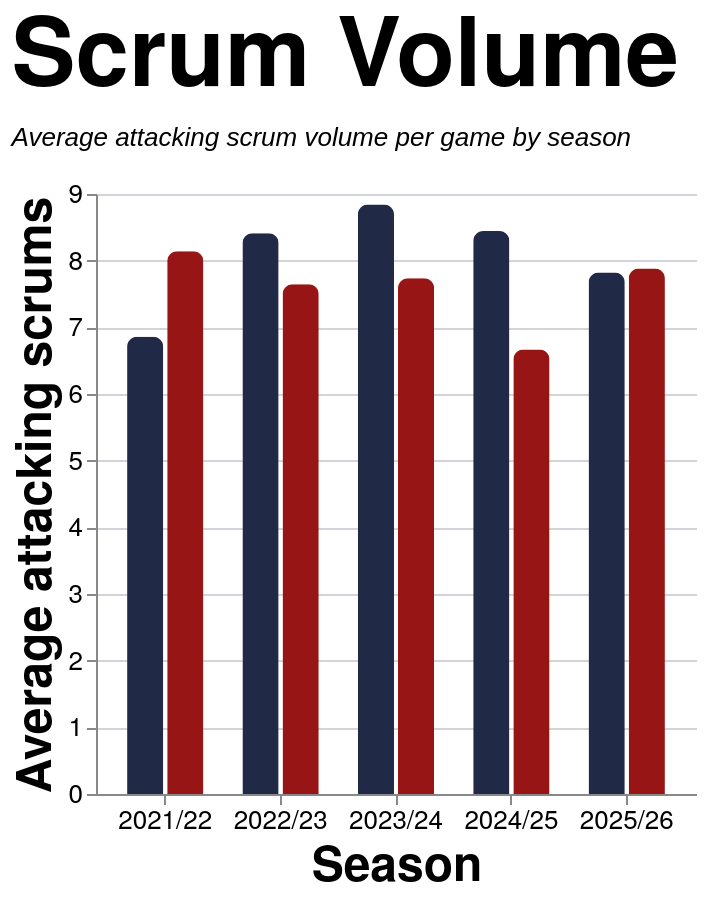

Vega-Lite specification stored for this chart:
### Vega-Lite specification from a JSON file in a GitHub repository (floating-point values rounded to 4 significant figures)
{"config": {"axis": {"labelFont": "PT Sans Narrow, Helvetica Neue, Helvetica, Arial, sans-serif", "titleFont": "PT Sans Narrow, Helvetica Neue, Helvetica, Arial, sans-serif", "labelFontSize": 13, "titleFontSize": 24, "gridColor": "#202947", "gridOpacity": 0.2, "zindex": 1}, "text": {"font": "Lato, sans-serif"}, "bar": {"cornerRadiusEnd": 5}, "header": {"labelFont": "PT Sans Narrow, Helvetica Neue, Helvetica, Arial, sans-serif", "titleFont": "PT Sans Narrow, Helvetica Neue, Helvetica, Arial, sans-serif", "labelFontSize": 24, "titleFontSize": 28, "labelFontWeight": "bold", "orient": "left"}, "legend": {"labelFont": "PT Sans Narrow, Helvetica Neue, Helvetica, Arial, sans-serif", "titleFont": "PT Sans Narrow, Helvetica Neue, Helvetica, Arial, sans-serif", "labelFontSize": 14, "titleFontSize": 16, "titlePadding": 5, "fillColor": "white", "strokeColor": "black", "padding": 10, "titleFontWeight": "lighter", "titleFontStyle": "italic", "titleColor": "gray", "offset": 10}, "title": {"font": "PT Sans Narrow, Helvetica Neue, Helvetica, Arial, sans-serif", "fontSize": 48, "fontWeight": "bold", "anchor": "start", "align": "center", "titlePadding": 20, "subtitlePadding": 10, "subtitleFontSize": 13, "subtitleColor": "", "subtitleFontStyle": "italic", "offset": 15, "color": "black"}, "axisX": {"labelAngle": 0}, "facet": {"title": null, "header": null, "align": {"row": "each", "column": "each"}}, "resolve": {"scale": {"y": "independent", "facet": "independent"}}, "background": "transparent", "scale": {"offsetBandPaddingOuter": 0.2, "offsetBandPaddingInner": 0.1}, "view": {"stroke": null, "background": "transparent"}}, "data": {"name": "data-69d50b360d690a1f91d30f5c924474c1"}, "mark": {"type": "bar"}, "encoding": {"color": {"field": "team", "legend": null, "scale": {"domain": ["EGRFC", "Opposition"], "range": ["#202946", "#981515"]}, "title": "Team", "type": "nominal"}, "tooltip": [{"field": "set_piece", "title": "Set Piece", "type": "nominal"}, {"field": "season", "title": "Season", "type": "nominal"}, {"field": "team", "title": "Team", "type": "nominal"}, {"field": "avg_attempts", "format": ".2f", "title": "Avg Attempts", "type": "quantitative"}], "x": {"axis": {"labelAngle": 0}, "field": "season", "sort": ["2021/22", "2022/23", "2023/24", "2024/25", "2025/26"], "title": "Season", "type": "nominal"}, "xOffset": {"field": "team", "sort": ["EGRFC", "Opposition"], "type": "nominal"}, "y": {"axis": {"format": ".0f"}, "field": "avg_attempts", "title": "Average attacking scrums", "type": "quantitative"}}, "height": 300, "params": [{"name": "spSquadParam", "value": "1st"}, {"name": "spSeasonParam", "value": "All"}, {"name": "spGameTypeParam", "value": "League + Cup"}], "title": {"text": "Scrum Volume", "subtitle": ["Average attacking scrum volume per game by season"]}, "transform": [{"filter": "datum.squad == spSquadParam && (spSeasonParam == 'All' || datum.season == spSeasonParam) && datum.game_type_mode == spGameTypeParam"}], "width": 300, "$schema": "https://vega.github.io/schema/vega-lite/v5.20.1.json", "datasets": {"data-69d50b360d690a1f91d30f5c924474c1": [{"squad": "1st", "season": "2021/22", "team": "EGRFC", "set_piece": "Scrum", "avg_attempts": 7.0, "game_type_mode": "All"}, {"squad": "1st", "season": "2021/22", "team": "Opposition", "set_piece": "Scrum", "avg_attempts": 7.625, "game_type_mode": "All"}, {"squad": "1st", "season": "2022/23", "team": "EGRFC", "set_piece": "Scrum", "avg_attempts": 8.412, "game_type_mode": "All"}, {"squad": "1st", "season": "2022/23", "team": "Opposition", "set_piece": "Scrum", "avg_attempts": 7.647, "game_type_mode": "All"}, {"squad": "1st", "season": "2023/24", "team": "EGRFC", "set_piece": "Scrum", "avg_attempts": 8.857, "game_type_mode": "All"}, {"squad": "1st", "season": "2023/24", "team": "Opposition", "set_piece": "Scrum", "avg_attempts": 7.762, "game_type_mode": "All"}, {"squad": "1st", "season": "2024/25", "team": "EGRFC", "set_piece": "Scrum", "avg_attempts": 8.444, "game_type_mode": "All"}, {"squad": "1st", "season": "2024/25", "team": "Opposition", "set_piece": "Scrum", "avg_attempts": 6.667, "game_type_mode": "All"}, {"squad": "1st", "season": "2025/26", "team": "EGRFC", "set_piece": "Scrum", "avg_attempts": 8.0, "game_type_mode": "All"}, {"squad": "1st", "season": "2025/26", "team": "Opposition", "set_piece": "Scrum", "avg_attempts": 8.056, "game_type_mode": "All"}, {"squad": "2nd", "season": "2021/22", "team": "EGRFC", "set_piece": "Scrum", "avg_attempts": 8.0, "game_type_mode": "All"}, {"squad": "2nd", "season": "2021/22", "team": "Opposition", "set_piece": "Scrum", "avg_attempts": 10.12, "game_type_mode": "All"}, {"squad": "2nd", "season": "2022/23", "team": "EGRFC", "set_piece": "Scrum", "avg_attempts": 8.0, "game_type_mode": "All"}, {"squad": "2nd", "season": "2022/23", "team": "Opposition", "set_piece": "Scrum", "avg_attempts": 7.0, "game_type_mode": "All"}, {"squad": "2nd", "season": "2023/24", "team": "EGRFC", "set_piece": "Scrum", "avg_attempts": 6.857, "game_type_mode": "All"}, {"squad": "2nd", "season": "2023/24", "team": "Opposition", "set_piece": "Scrum", "avg_attempts": 8.714, "game_type_mode": "All"}, {"squad": "2nd", "season": "2024/25", "team": "EGRFC", "set_piece": "Scrum", "avg_attempts": 6.545, "game_type_mode": "All"}, {"squad": "2nd", "season": "2024/25", "team": "Opposition", "set_piece": "Scrum", "avg_attempts": 8.455, "game_type_mode": "All"}, {"squad": "2nd", "season": "2025/26", "team": "EGRFC", "set_piece": "Scrum", "avg_attempts": 8.833, "game_type_mode": "All"}, {"squad": "2nd", "season": "2025/26", "team": "Opposition", "set_piece": "Scrum", "avg_attempts": 9.167, "game_type_mode": "All"}, {"squad": "1st", "season": "2021/22", "team": "EGRFC", "set_piece": "Scrum", "avg_attempts": 6.857, "game_type_mode": "League + Cup"}, {"squad": "1st", "season": "2021/22", "team": "Opposition", "set_piece": "Scrum", "avg_attempts": 8.143, "game_type_mode": "League + Cup"}, {"squad": "1st", "season": "2022/23", "team": "EGRFC", "set_piece": "Scrum", "avg_attempts": 8.412, "game_type_mode": "League + Cup"}, {"squad": "1st", "season": "2022/23", "team": "Opposition", "set_piece": "Scrum", "avg_attempts": 7.647, "game_type_mode": "League + Cup"}, {"squad": "1st", "season": "2023/24", "team": "EGRFC", "set_piece": "Scrum", "avg_attempts": 8.842, "game_type_mode": "League + Cup"}, {"squad": "1st", "season": "2023/24", "team": "Opposition", "set_piece": "Scrum", "avg_attempts": 7.737, "game_type_mode": "League + Cup"}, {"squad": "1st", "season": "2024/25", "team": "EGRFC", "set_piece": "Scrum", "avg_attempts": 8.444, "game_type_mode": "League + Cup"}, {"squad": "1st", "season": "2024/25", "team": "Opposition", "set_piece": "Scrum", "avg_attempts": 6.667, "game_type_mode": "League + Cup"}, {"squad": "1st", "season": "2025/26", "team": "EGRFC", "set_piece": "Scrum", "avg_attempts": 7.824, "game_type_mode": "League + Cup"}, {"squad": "1st", "season": "2025/26", "team": "Opposition", "set_piece": "Scrum", "avg_attempts": 7.882, "game_type_mode": "League + Cup"}, {"squad": "2nd", "season": "2021/22", "team": "EGRFC", "set_piece": "Scrum", "avg_attempts": 7.833, "game_type_mode": "League + Cup"}, {"squad": "2nd", "season": "2021/22", "team": "Opposition", "set_piece": "Scrum", "avg_attempts": 10.0, "game_type_mode": "League + Cup"}, {"squad": "2nd", "season": "2022/23", "team": "EGRFC", "set_piece": "Scrum", "avg_attempts": 8.0, "game_type_mode": "League + Cup"}, {"squad": "2nd", "season": "2022/23", "team": "Opposition", "set_piece": "Scrum", "avg_attempts": 7.0, "game_type_mode": "League + Cup"}, {"squad": "2nd", "season": "2023/24", "team": "EGRFC", "set_piece": "Scrum", "avg_attempts": 6.8, "game_type_mode": "League + Cup"}, {"squad": "2nd", "season": "2023/24", "team": "Opposition", "set_piece": "Scrum", "avg_attempts": 9.4, "game_type_mode": "League + Cup"}, {"squad": "2nd", "season": "2024/25", "team": "EGRFC", "set_piece": "Scrum", "avg_attempts": 6.667, "game_type_mode": "League + Cup"}, {"squad": "2nd", "season": "2024/25", "team": "Opposition", "set_piece": "Scrum", "avg_attempts": 8.667, "game_type_mode": "League + Cup"}, {"squad": "2nd", "season": "2025/26", "team": "EGRFC", "set_piece": "Scrum", "avg_attempts": 8.833, "game_type_mode": "League + Cup"}, {"squad": "2nd", "season": "2025/26", "team": "Opposition", "set_piece": "Scrum", "avg_attempts": 9.167, "game_type_mode": "League + Cup"}, {"squad": "1st", "season": "2021/22", "team": "EGRFC", "set_piece": "Scrum", "avg_attempts": 5.4, "game_type_mode": "League only"}, {"squad": "1st", "season": "2021/22", "team": "Opposition", "set_piece": "Scrum", "avg_attempts": 7.2, "game_type_mode": "League only"}, {"squad": "1st", "season": "2022/23", "team": "EGRFC", "set_piece": "Scrum", "avg_attempts": 8.733, "game_type_mode": "League only"}, {"squad": "1st", "season": "2022/23", "team": "Opposition", "set_piece": "Scrum", "avg_attempts": 8.067, "game_type_mode": "League only"}, {"squad": "1st", "season": "2023/24", "team": "EGRFC", "set_piece": "Scrum", "avg_attempts": 8.529, "game_type_mode": "League only"}, {"squad": "1st", "season": "2023/24", "team": "Opposition", "set_piece": "Scrum", "avg_attempts": 8.118, "game_type_mode": "League only"}, {"squad": "1st", "season": "2024/25", "team": "EGRFC", "set_piece": "Scrum", "avg_attempts": 8.588, "game_type_mode": "League only"}, {"squad": "1st", "season": "2024/25", "team": "Opposition", "set_piece": "Scrum", "avg_attempts": 6.647, "game_type_mode": "League only"}, {"squad": "1st", "season": "2025/26", "team": "EGRFC", "set_piece": "Scrum", "avg_attempts": 7.867, "game_type_mode": "League only"}, {"squad": "1st", "season": "2025/26", "team": "Opposition", "set_piece": "Scrum", "avg_attempts": 7.667, "game_type_mode": "League only"}, {"squad": "2nd", "season": "2021/22", "team": "EGRFC", "set_piece": "Scrum", "avg_attempts": 7.833, "game_type_mode": "League only"}, {"squad": "2nd", "season": "2021/22", "team": "Opposition", "set_piece": "Scrum", "avg_attempts": 10.0, "game_type_mode": "League only"}, {"squad": "2nd", "season": "2022/23", "team": "EGRFC", "set_piece": "Scrum", "avg_attempts": 8.0, "game_type_mode": "League only"}, {"squad": "2nd", "season": "2022/23", "team": "Opposition", "set_piece": "Scrum", "avg_attempts": 7.0, "game_type_mode": "League only"}, {"squad": "2nd", "season": "2023/24", "team": "EGRFC", "set_piece": "Scrum", "avg_attempts": 6.8, "game_type_mode": "League only"}, {"squad": "2nd", "season": "2023/24", "team": "Opposition", "set_piece": "Scrum", "avg_attempts": 9.4, "game_type_mode": "League only"}, {"squad": "2nd", "season": "2024/25", "team": "EGRFC", "set_piece": "Scrum", "avg_attempts": 6.667, "game_type_mode": "League only"}, {"squad": "2nd", "season": "2024/25", "team": "Opposition", "set_piece": "Scrum", "avg_attempts": 8.667, "game_type_mode": "League only"}, {"squad": "2nd", "season": "2025/26", "team": "EGRFC", "set_piece": "Scrum", "avg_attempts": 8.833, "game_type_mode": "League only"}, {"squad": "2nd", "season": "2025/26", "team": "Opposition", "set_piece": "Scrum", "avg_attempts": 9.167, "game_type_mode": "League only"}]}}
